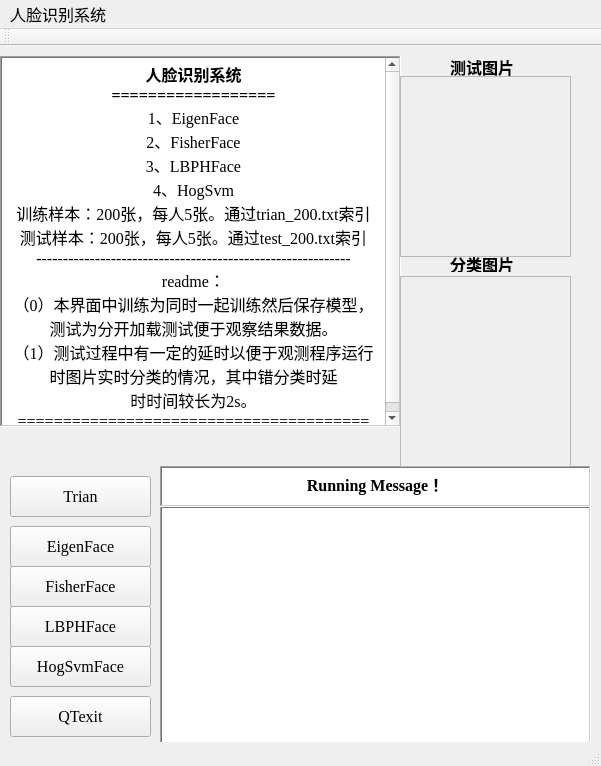
<?xml version="1.0" encoding="UTF-8"?>
<ui version="4.0">
 <class>FaceRecClass</class>
 <widget class="QMainWindow" name="FaceRecClass">
  <property name="geometry">
   <rect>
    <x>0</x>
    <y>0</y>
    <width>601</width>
    <height>766</height>
   </rect>
  </property>
  <property name="font">
   <font>
    <family>Times New Roman</family>
    <pointsize>12</pointsize>
   </font>
  </property>
  <property name="windowTitle">
   <string>FaceRec</string>
  </property>
  <widget class="QWidget" name="centralWidget">
   <property name="enabled">
    <bool>true</bool>
   </property>
   <widget class="QPushButton" name="EigenFace">
    <property name="geometry">
     <rect>
      <x>10</x>
      <y>480</y>
      <width>141</width>
      <height>41</height>
     </rect>
    </property>
    <property name="text">
     <string>EigenFace</string>
    </property>
   </widget>
   <widget class="QTextEdit" name="textedit">
    <property name="geometry">
     <rect>
      <x>160</x>
      <y>460</y>
      <width>431</width>
      <height>241</height>
     </rect>
    </property>
    <property name="font">
     <font>
      <family>Times New Roman</family>
      <pointsize>12</pointsize>
     </font>
    </property>
    <property name="autoFillBackground">
     <bool>false</bool>
    </property>
    <property name="styleSheet">
     <string notr="true">color: rgb(76, 76, 76);</string>
    </property>
    <property name="frameShape">
     <enum>QFrame::WinPanel</enum>
    </property>
    <property name="frameShadow">
     <enum>QFrame::Sunken</enum>
    </property>
    <property name="undoRedoEnabled">
     <bool>false</bool>
    </property>
    <property name="html">
     <string>&lt;!DOCTYPE HTML PUBLIC &quot;-//W3C//DTD HTML 4.0//EN&quot; &quot;http://www.w3.org/TR/REC-html40/strict.dtd&quot;&gt;
&lt;html&gt;&lt;head&gt;&lt;meta name=&quot;qrichtext&quot; content=&quot;1&quot; /&gt;&lt;style type=&quot;text/css&quot;&gt;
p, li { white-space: pre-wrap; }
&lt;/style&gt;&lt;/head&gt;&lt;body style=&quot; font-family:'Times New Roman'; font-size:12pt; font-weight:400; font-style:normal;&quot;&gt;
&lt;p style=&quot;-qt-paragraph-type:empty; margin-top:0px; margin-bottom:0px; margin-left:0px; margin-right:0px; -qt-block-indent:0; text-indent:0px;&quot;&gt;&lt;br /&gt;&lt;/p&gt;&lt;/body&gt;&lt;/html&gt;</string>
    </property>
   </widget>
   <widget class="QPushButton" name="FisherFace">
    <property name="geometry">
     <rect>
      <x>10</x>
      <y>520</y>
      <width>141</width>
      <height>41</height>
     </rect>
    </property>
    <property name="text">
     <string>FisherFace</string>
    </property>
   </widget>
   <widget class="QPushButton" name="LBPHFace">
    <property name="geometry">
     <rect>
      <x>10</x>
      <y>560</y>
      <width>141</width>
      <height>41</height>
     </rect>
    </property>
    <property name="text">
     <string>LBPHFace</string>
    </property>
   </widget>
   <widget class="QPushButton" name="HogSvmFace">
    <property name="geometry">
     <rect>
      <x>10</x>
      <y>600</y>
      <width>141</width>
      <height>41</height>
     </rect>
    </property>
    <property name="font">
     <font>
      <family>Times New Roman</family>
      <pointsize>12</pointsize>
     </font>
    </property>
    <property name="text">
     <string>HogSvmFace</string>
    </property>
   </widget>
   <widget class="QTextBrowser" name="textBrowser">
    <property name="geometry">
     <rect>
      <x>0</x>
      <y>10</y>
      <width>401</width>
      <height>371</height>
     </rect>
    </property>
    <property name="frameShape">
     <enum>QFrame::WinPanel</enum>
    </property>
    <property name="html">
     <string>&lt;!DOCTYPE HTML PUBLIC &quot;-//W3C//DTD HTML 4.0//EN&quot; &quot;http://www.w3.org/TR/REC-html40/strict.dtd&quot;&gt;
&lt;html&gt;&lt;head&gt;&lt;meta name=&quot;qrichtext&quot; content=&quot;1&quot; /&gt;&lt;style type=&quot;text/css&quot;&gt;
p, li { white-space: pre-wrap; }
&lt;/style&gt;&lt;/head&gt;&lt;body style=&quot; font-family:'Times New Roman'; font-size:12pt; font-weight:400; font-style:normal;&quot;&gt;
&lt;p align=&quot;center&quot; style=&quot; margin-top:0px; margin-bottom:0px; margin-left:0px; margin-right:0px; -qt-block-indent:0; text-indent:0px;&quot;&gt;&lt;span style=&quot; font-weight:600;&quot;&gt;人脸识别系统&lt;/span&gt;&lt;/p&gt;
&lt;p align=&quot;center&quot; style=&quot; margin-top:0px; margin-bottom:0px; margin-left:0px; margin-right:0px; -qt-block-indent:0; text-indent:0px;&quot;&gt;&lt;span style=&quot; font-weight:600;&quot;&gt;==================&lt;/span&gt;&lt;/p&gt;
&lt;p align=&quot;center&quot; style=&quot; margin-top:0px; margin-bottom:0px; margin-left:0px; margin-right:0px; -qt-block-indent:0; text-indent:0px;&quot;&gt;1、EigenFace&lt;/p&gt;
&lt;p align=&quot;center&quot; style=&quot; margin-top:0px; margin-bottom:0px; margin-left:0px; margin-right:0px; -qt-block-indent:0; text-indent:0px;&quot;&gt;2、FisherFace&lt;/p&gt;
&lt;p align=&quot;center&quot; style=&quot; margin-top:0px; margin-bottom:0px; margin-left:0px; margin-right:0px; -qt-block-indent:0; text-indent:0px;&quot;&gt;3、LBPHFace&lt;/p&gt;
&lt;p align=&quot;center&quot; style=&quot; margin-top:0px; margin-bottom:0px; margin-left:0px; margin-right:0px; -qt-block-indent:0; text-indent:0px;&quot;&gt;4、HogSvm&lt;/p&gt;
&lt;p align=&quot;center&quot; style=&quot; margin-top:0px; margin-bottom:0px; margin-left:0px; margin-right:0px; -qt-block-indent:0; text-indent:0px;&quot;&gt;训练样本：200张，每人5张。通过trian_200.txt索引&lt;/p&gt;
&lt;p align=&quot;center&quot; style=&quot; margin-top:0px; margin-bottom:0px; margin-left:0px; margin-right:0px; -qt-block-indent:0; text-indent:0px;&quot;&gt;测试样本：200张，每人5张。通过test_200.txt索引&lt;/p&gt;
&lt;p align=&quot;center&quot; style=&quot; margin-top:0px; margin-bottom:0px; margin-left:0px; margin-right:0px; -qt-block-indent:0; text-indent:0px;&quot;&gt;-----------------------------------------------------------&lt;/p&gt;
&lt;p align=&quot;center&quot; style=&quot; margin-top:0px; margin-bottom:0px; margin-left:0px; margin-right:0px; -qt-block-indent:0; text-indent:0px;&quot;&gt;readme：&lt;/p&gt;
&lt;p align=&quot;center&quot; style=&quot; margin-top:0px; margin-bottom:0px; margin-left:0px; margin-right:0px; -qt-block-indent:0; text-indent:0px;&quot;&gt;（0）本界面中训练为同时一起训练然后保存模型，&lt;/p&gt;
&lt;p align=&quot;center&quot; style=&quot; margin-top:0px; margin-bottom:0px; margin-left:0px; margin-right:0px; -qt-block-indent:0; text-indent:0px;&quot;&gt;测试为分开加载测试便于观察结果数据。&lt;/p&gt;
&lt;p align=&quot;center&quot; style=&quot; margin-top:0px; margin-bottom:0px; margin-left:0px; margin-right:0px; -qt-block-indent:0; text-indent:0px;&quot;&gt;（1）测试过程中有一定的延时以便于观测程序运行&lt;/p&gt;
&lt;p align=&quot;center&quot; style=&quot; margin-top:0px; margin-bottom:0px; margin-left:0px; margin-right:0px; -qt-block-indent:0; text-indent:0px;&quot;&gt;时图片实时分类的情况，其中错分类时延&lt;/p&gt;
&lt;p align=&quot;center&quot; style=&quot; margin-top:0px; margin-bottom:0px; margin-left:0px; margin-right:0px; -qt-block-indent:0; text-indent:0px;&quot;&gt;时时间较长为2s。&lt;/p&gt;
&lt;p align=&quot;center&quot; style=&quot; margin-top:0px; margin-bottom:0px; margin-left:0px; margin-right:0px; -qt-block-indent:0; text-indent:0px;&quot;&gt;=======================================&lt;/p&gt;&lt;/body&gt;&lt;/html&gt;</string>
    </property>
   </widget>
   <widget class="QPushButton" name="trian">
    <property name="geometry">
     <rect>
      <x>10</x>
      <y>430</y>
      <width>141</width>
      <height>41</height>
     </rect>
    </property>
    <property name="text">
     <string>Trian</string>
    </property>
   </widget>
   <widget class="QTextBrowser" name="textBrowser_2">
    <property name="geometry">
     <rect>
      <x>160</x>
      <y>420</y>
      <width>431</width>
      <height>41</height>
     </rect>
    </property>
    <property name="frameShape">
     <enum>QFrame::WinPanel</enum>
    </property>
    <property name="html">
     <string>&lt;!DOCTYPE HTML PUBLIC &quot;-//W3C//DTD HTML 4.0//EN&quot; &quot;http://www.w3.org/TR/REC-html40/strict.dtd&quot;&gt;
&lt;html&gt;&lt;head&gt;&lt;meta name=&quot;qrichtext&quot; content=&quot;1&quot; /&gt;&lt;style type=&quot;text/css&quot;&gt;
p, li { white-space: pre-wrap; }
&lt;/style&gt;&lt;/head&gt;&lt;body style=&quot; font-family:'Times New Roman'; font-size:12pt; font-weight:400; font-style:normal;&quot;&gt;
&lt;p align=&quot;center&quot; style=&quot; margin-top:0px; margin-bottom:0px; margin-left:0px; margin-right:0px; -qt-block-indent:0; text-indent:0px;&quot;&gt;&lt;span style=&quot; font-weight:600;&quot;&gt;Running Message！&lt;/span&gt;&lt;/p&gt;&lt;/body&gt;&lt;/html&gt;</string>
    </property>
   </widget>
   <widget class="QPushButton" name="QTexit">
    <property name="geometry">
     <rect>
      <x>10</x>
      <y>650</y>
      <width>141</width>
      <height>41</height>
     </rect>
    </property>
    <property name="text">
     <string>QTexit</string>
    </property>
   </widget>
   <widget class="QScrollArea" name="imgshow1">
    <property name="geometry">
     <rect>
      <x>400</x>
      <y>30</y>
      <width>171</width>
      <height>181</height>
     </rect>
    </property>
    <property name="widgetResizable">
     <bool>true</bool>
    </property>
    <widget class="QWidget" name="scrollAreaWidgetContents">
     <property name="geometry">
      <rect>
       <x>0</x>
       <y>0</y>
       <width>169</width>
       <height>179</height>
      </rect>
     </property>
    </widget>
   </widget>
   <widget class="QScrollArea" name="imgshow2">
    <property name="geometry">
     <rect>
      <x>400</x>
      <y>230</y>
      <width>171</width>
      <height>191</height>
     </rect>
    </property>
    <property name="widgetResizable">
     <bool>true</bool>
    </property>
    <widget class="QWidget" name="scrollAreaWidgetContents_2">
     <property name="geometry">
      <rect>
       <x>0</x>
       <y>0</y>
       <width>169</width>
       <height>189</height>
      </rect>
     </property>
    </widget>
   </widget>
   <widget class="QLabel" name="img1label">
    <property name="geometry">
     <rect>
      <x>450</x>
      <y>10</y>
      <width>71</width>
      <height>21</height>
     </rect>
    </property>
    <property name="font">
     <font>
      <family>Times New Roman</family>
      <pointsize>12</pointsize>
      <weight>75</weight>
      <bold>true</bold>
     </font>
    </property>
    <property name="text">
     <string>测试图片</string>
    </property>
    <property name="textFormat">
     <enum>Qt::PlainText</enum>
    </property>
    <property name="scaledContents">
     <bool>false</bool>
    </property>
   </widget>
   <widget class="QLabel" name="img2label">
    <property name="geometry">
     <rect>
      <x>450</x>
      <y>210</y>
      <width>71</width>
      <height>16</height>
     </rect>
    </property>
    <property name="font">
     <font>
      <weight>75</weight>
      <bold>true</bold>
     </font>
    </property>
    <property name="text">
     <string>分类图片</string>
    </property>
    <property name="textFormat">
     <enum>Qt::PlainText</enum>
    </property>
   </widget>
  </widget>
  <widget class="QMenuBar" name="menuBar">
   <property name="geometry">
    <rect>
     <x>0</x>
     <y>0</y>
     <width>601</width>
     <height>23</height>
    </rect>
   </property>
   <widget class="QMenu" name="menu">
    <property name="title">
     <string>人脸识别系统</string>
    </property>
    <addaction name="actionL"/>
   </widget>
   <addaction name="menu"/>
  </widget>
  <widget class="QToolBar" name="mainToolBar">
   <attribute name="toolBarArea">
    <enum>TopToolBarArea</enum>
   </attribute>
   <attribute name="toolBarBreak">
    <bool>false</bool>
   </attribute>
  </widget>
  <widget class="QStatusBar" name="statusBar"/>
  <action name="actionL">
   <property name="text">
    <string>l</string>
   </property>
  </action>
 </widget>
 <layoutdefault spacing="6" margin="11"/>
 <resources>
  <include location="facerec.qrc"/>
 </resources>
 <connections/>
</ui>
